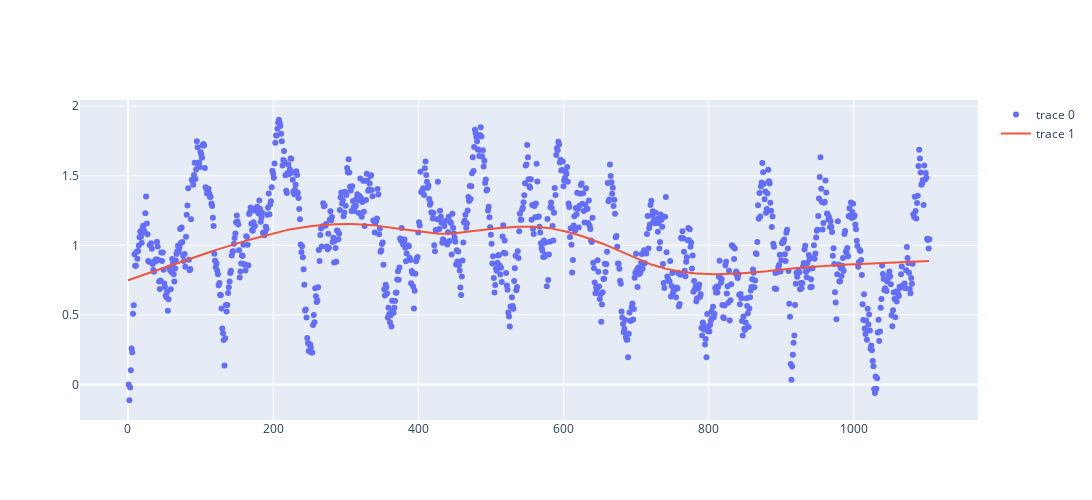

The notebook cell saved with this chart:
### Code cell
from moepy import lowess


# Model fitting
quant_reg_func = lowess.calc_quant_reg_betas

quantile_model = lowess.Lowess(reg_func=quant_reg_func)
frac = (len(tage) + 1400)/6000


quantile_model.fit(np.asarray(tage['Career Game']), np.asarray(tage['Projection']), frac=frac, q=0.5)

# Model prediction
x_pred = np.arange(0, len(tage), 0.5)
y_pred = quantile_model.predict(x_pred)
fig = go.Figure(data=go.Scatter(x=tage['Career Game'], y=tage['Projection'], mode='markers'))

fig.add_trace(go.Scatter(x=x_pred, y=y_pred, mode='lines'))
fig.update_layout(autosize=False, width=1600, height=500)
fig.show()

### Figure 1 — Plotly figure (JSON) as saved in the notebook; plotly's stock layout.template omitted (floating-point values rounded to 4 significant figures; data arrays with more than 128 entries replaced by an {"elided": "..."} marker saying what was removed)
{"data": [{"mode": "markers", "type": "scatter", "x": {"elided": "1104 int values"}, "y": {"elided": "1104 float values"}}, {"mode": "lines", "type": "scatter", "x": {"elided": "2208 float values"}, "y": {"elided": "2208 float values"}}], "layout": {"autosize": false, "height": 500, "width": 1600}}
